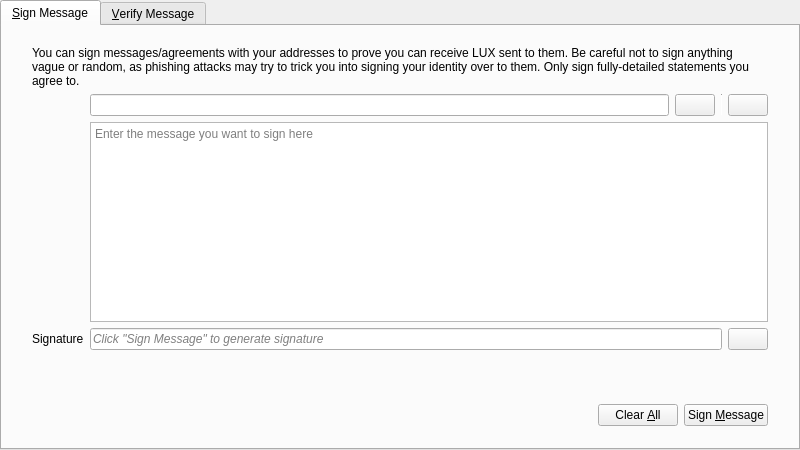
<?xml version="1.0" encoding="UTF-8"?>
<ui version="4.0">
 <class>SignVerifyMessageDialog</class>
 <widget class="QDialog" name="SignVerifyMessageDialog">
  <property name="geometry">
   <rect>
    <x>0</x>
    <y>0</y>
    <width>800</width>
    <height>450</height>
   </rect>
  </property>
  <property name="windowTitle">
   <string>Signatures - Sign / Verify a Message</string>
  </property>
  <property name="modal">
   <bool>true</bool>
  </property>
  <layout class="QVBoxLayout" name="verticalLayout">
   <property name="leftMargin">
    <number>0</number>
   </property>
   <property name="topMargin">
    <number>0</number>
   </property>
   <property name="rightMargin">
    <number>0</number>
   </property>
   <property name="bottomMargin">
    <number>0</number>
   </property>
   <item>
    <widget class="QTabWidget" name="tabWidget">
     <property name="currentIndex">
      <number>0</number>
     </property>
     <widget class="QWidget" name="tabSignMessage">
      <attribute name="title">
       <string>&amp;Sign Message</string>
      </attribute>
      <layout class="QVBoxLayout" name="verticalLayout_SM">
       <property name="leftMargin">
        <number>0</number>
       </property>
       <property name="topMargin">
        <number>0</number>
       </property>
       <property name="rightMargin">
        <number>0</number>
       </property>
       <property name="bottomMargin">
        <number>0</number>
       </property>
       <item>
        <layout class="QVBoxLayout" name="verticalLayout_3">
         <property name="leftMargin">
          <number>30</number>
         </property>
         <property name="topMargin">
          <number>20</number>
         </property>
         <property name="rightMargin">
          <number>30</number>
         </property>
         <property name="bottomMargin">
          <number>20</number>
         </property>
         <item>
          <layout class="QGridLayout" name="gridLayout">
           <item row="1" column="1">
            <layout class="QHBoxLayout" name="horizontalLayout_1_SM">
             <property name="spacing">
              <number>6</number>
             </property>
             <item>
              <widget class="QValidatedLineEdit" name="addressIn_SM">
               <property name="toolTip">
                <string>The LUX address to sign the message with</string>
               </property>
              </widget>
             </item>
             <item>
              <widget class="QtumPushButton" name="addressBookButton_SM">
               <property name="toolTip">
                <string>Choose previously used address</string>
               </property>
               <property name="text">
                <string/>
               </property>
               <property name="icon">
                <iconset resource="../bitcoin.qrc">
                 <normaloff>:/icons/address-book</normaloff>:/icons/address-book</iconset>
               </property>
               <property name="shortcut">
                <string>Alt+A</string>
               </property>
               <property name="autoDefault">
                <bool>false</bool>
               </property>
              </widget>
             </item>
             <item>
              <widget class="Line" name="vLine">
               <property name="maximumSize">
                <size>
                 <width>1</width>
                 <height>22</height>
                </size>
               </property>
               <property name="orientation">
                <enum>Qt::Vertical</enum>
               </property>
              </widget>
             </item>
             <item>
              <widget class="QtumPushButton" name="pasteButton_SM">
               <property name="toolTip">
                <string>Paste address from clipboard</string>
               </property>
               <property name="text">
                <string/>
               </property>
               <property name="icon">
                <iconset resource="../bitcoin.qrc">
                 <normaloff>:/icons/editpaste</normaloff>:/icons/editpaste</iconset>
               </property>
               <property name="shortcut">
                <string>Alt+P</string>
               </property>
               <property name="autoDefault">
                <bool>false</bool>
               </property>
              </widget>
             </item>
            </layout>
           </item>
           <item row="2" column="1">
            <widget class="QPlainTextEdit" name="messageIn_SM">
             <property name="toolTip">
              <string>Enter the message you want to sign here</string>
             </property>
             <property name="placeholderText">
              <string>Enter the message you want to sign here</string>
             </property>
            </widget>
           </item>
           <item row="3" column="1">
            <layout class="QHBoxLayout" name="horizontalLayout_2_SM">
             <property name="spacing">
              <number>6</number>
             </property>
             <item>
              <widget class="QLineEdit" name="signatureOut_SM">
               <property name="font">
                <font>
                 <italic>true</italic>
                </font>
               </property>
               <property name="readOnly">
                <bool>true</bool>
               </property>
               <property name="placeholderText">
                <string>Click &quot;Sign Message&quot; to generate signature</string>
               </property>
              </widget>
             </item>
             <item>
              <widget class="QtumPushButton" name="copySignatureButton_SM">
               <property name="toolTip">
                <string>Copy the current signature to the system clipboard</string>
               </property>
               <property name="text">
                <string/>
               </property>
               <property name="icon">
                <iconset resource="../bitcoin.qrc">
                 <normaloff>:/icons/editcopy</normaloff>:/icons/editcopy</iconset>
               </property>
               <property name="autoDefault">
                <bool>false</bool>
               </property>
              </widget>
             </item>
            </layout>
           </item>
           <item row="3" column="0">
            <widget class="QLabel" name="signatureLabel_SM">
             <property name="text">
              <string>Signature</string>
             </property>
             <property name="textFormat">
              <enum>Qt::PlainText</enum>
             </property>
            </widget>
           </item>
           <item row="0" column="0" colspan="2">
            <widget class="QLabel" name="infoLabel_SM">
             <property name="text">
              <string>You can sign messages/agreements with your addresses to prove you can receive LUX sent to them. Be careful not to sign anything vague or random, as phishing attacks may try to trick you into signing your identity over to them. Only sign fully-detailed statements you agree to.</string>
             </property>
             <property name="textFormat">
              <enum>Qt::PlainText</enum>
             </property>
             <property name="wordWrap">
              <bool>true</bool>
             </property>
            </widget>
           </item>
          </layout>
         </item>
        </layout>
       </item>
       <item>
        <widget class="QWidget" name="buttonsContainerWhite" native="true">
         <layout class="QHBoxLayout" name="horizontalLayout">
          <property name="leftMargin">
           <number>30</number>
          </property>
          <property name="topMargin">
           <number>15</number>
          </property>
          <property name="rightMargin">
           <number>30</number>
          </property>
          <item>
           <spacer name="horizontalSpacer_1_SM">
            <property name="orientation">
             <enum>Qt::Horizontal</enum>
            </property>
            <property name="sizeHint" stdset="0">
             <size>
              <width>40</width>
              <height>48</height>
             </size>
            </property>
           </spacer>
          </item>
          <item>
           <widget class="QLabel" name="statusLabel_SM">
            <property name="font">
             <font>
              <weight>75</weight>
              <bold>true</bold>
             </font>
            </property>
            <property name="text">
             <string/>
            </property>
            <property name="wordWrap">
             <bool>true</bool>
            </property>
           </widget>
          </item>
          <item>
           <spacer name="horizontalSpacer_2_SM">
            <property name="orientation">
             <enum>Qt::Horizontal</enum>
            </property>
            <property name="sizeHint" stdset="0">
             <size>
              <width>40</width>
              <height>48</height>
             </size>
            </property>
           </spacer>
          </item>
          <item>
           <widget class="QtumPushButton" name="clearButton_SM">
            <property name="toolTip">
             <string>Reset all sign message fields</string>
            </property>
            <property name="text">
             <string>Clear &amp;All</string>
            </property>
            <property name="icon">
             <iconset resource="../bitcoin.qrc">
              <normaloff>:/icons/remove</normaloff>:/icons/remove</iconset>
            </property>
            <property name="autoDefault">
             <bool>false</bool>
            </property>
           </widget>
          </item>
          <item>
           <widget class="QtumPushButton" name="signMessageButton_SM">
            <property name="toolTip">
             <string>Sign the message to prove you own this LUX address</string>
            </property>
            <property name="text">
             <string>Sign &amp;Message</string>
            </property>
            <property name="icon">
             <iconset resource="../bitcoin.qrc">
              <normaloff>:/icons/edit</normaloff>:/icons/edit</iconset>
            </property>
            <property name="autoDefault">
             <bool>false</bool>
            </property>
           </widget>
          </item>
         </layout>
        </widget>
       </item>
      </layout>
     </widget>
     <widget class="QWidget" name="tabVerifyMessage">
      <attribute name="title">
       <string>&amp;Verify Message</string>
      </attribute>
      <layout class="QVBoxLayout" name="verticalLayout_VM">
       <property name="leftMargin">
        <number>0</number>
       </property>
       <property name="topMargin">
        <number>0</number>
       </property>
       <property name="rightMargin">
        <number>0</number>
       </property>
       <property name="bottomMargin">
        <number>0</number>
       </property>
       <item>
        <layout class="QVBoxLayout" name="verticalLayout_2">
         <property name="leftMargin">
          <number>30</number>
         </property>
         <property name="topMargin">
          <number>20</number>
         </property>
         <property name="rightMargin">
          <number>30</number>
         </property>
         <property name="bottomMargin">
          <number>20</number>
         </property>
         <item>
          <widget class="QLabel" name="infoLabel_VM">
           <property name="text">
            <string>Enter the receiver's address, message (ensure you copy line breaks, spaces, tabs, etc. exactly) and signature below to verify the message. Be careful not to read more into the signature than what is in the signed message itself, to avoid being tricked by a man-in-the-middle attack. Note that this only proves the signing party receives with the address, it cannot prove sendership of any transaction!</string>
           </property>
           <property name="textFormat">
            <enum>Qt::PlainText</enum>
           </property>
           <property name="alignment">
            <set>Qt::AlignLeading|Qt::AlignLeft|Qt::AlignTop</set>
           </property>
           <property name="wordWrap">
            <bool>true</bool>
           </property>
          </widget>
         </item>
         <item>
          <layout class="QHBoxLayout" name="horizontalLayout_1_VM">
           <property name="spacing">
            <number>6</number>
           </property>
           <item>
            <widget class="QValidatedLineEdit" name="addressIn_VM">
             <property name="toolTip">
              <string>The Qtum address the message was signed with</string>
             </property>
            </widget>
           </item>
           <item>
            <widget class="QtumPushButton" name="addressBookButton_VM">
             <property name="toolTip">
              <string>Choose previously used address</string>
             </property>
             <property name="text">
              <string/>
             </property>
             <property name="icon">
              <iconset resource="../bitcoin.qrc">
               <normaloff>:/icons/address-book</normaloff>:/icons/address-book</iconset>
             </property>
             <property name="shortcut">
              <string>Alt+A</string>
             </property>
             <property name="autoDefault">
              <bool>false</bool>
             </property>
            </widget>
           </item>
          </layout>
         </item>
         <item>
          <widget class="QPlainTextEdit" name="messageIn_VM">
           <property name="toolTip">
            <string>The signed message to verify</string>
           </property>
           <property name="placeholderText">
            <string>The signed message to verify</string>
           </property>
          </widget>
         </item>
         <item>
          <widget class="QValidatedLineEdit" name="signatureIn_VM">
           <property name="toolTip">
            <string>The signature given when the message was signed</string>
           </property>
           <property name="placeholderText">
            <string>The signature given when the message was signed</string>
           </property>
          </widget>
         </item>
        </layout>
       </item>
       <item>
        <widget class="QWidget" name="buttonsContainerWhite_" native="true">
         <layout class="QHBoxLayout" name="horizontalLayout_2">
          <property name="leftMargin">
           <number>30</number>
          </property>
          <property name="topMargin">
           <number>15</number>
          </property>
          <property name="rightMargin">
           <number>30</number>
          </property>
          <item>
           <spacer name="horizontalSpacer_1_VM">
            <property name="orientation">
             <enum>Qt::Horizontal</enum>
            </property>
            <property name="sizeHint" stdset="0">
             <size>
              <width>40</width>
              <height>48</height>
             </size>
            </property>
           </spacer>
          </item>
          <item>
           <widget class="QLabel" name="statusLabel_VM">
            <property name="font">
             <font>
              <weight>75</weight>
              <bold>true</bold>
             </font>
            </property>
            <property name="text">
             <string/>
            </property>
            <property name="wordWrap">
             <bool>true</bool>
            </property>
           </widget>
          </item>
          <item>
           <spacer name="horizontalSpacer_2_VM">
            <property name="orientation">
             <enum>Qt::Horizontal</enum>
            </property>
            <property name="sizeHint" stdset="0">
             <size>
              <width>40</width>
              <height>48</height>
             </size>
            </property>
           </spacer>
          </item>
          <item>
           <widget class="QtumPushButton" name="clearButton_VM">
            <property name="toolTip">
             <string>Reset all verify message fields</string>
            </property>
            <property name="text">
             <string>Clear &amp;All</string>
            </property>
            <property name="icon">
             <iconset resource="../bitcoin.qrc">
              <normaloff>:/icons/remove</normaloff>:/icons/remove</iconset>
            </property>
            <property name="autoDefault">
             <bool>false</bool>
            </property>
           </widget>
          </item>
          <item>
           <widget class="QtumPushButton" name="verifyMessageButton_VM">
            <property name="toolTip">
             <string>Verify the message to ensure it was signed with the specified LUX address</string>
            </property>
            <property name="text">
             <string>Verify &amp;Message</string>
            </property>
            <property name="icon">
             <iconset resource="../bitcoin.qrc">
              <normaloff>:/icons/transaction_0</normaloff>:/icons/transaction_0</iconset>
            </property>
            <property name="autoDefault">
             <bool>false</bool>
            </property>
           </widget>
          </item>
         </layout>
        </widget>
       </item>
      </layout>
     </widget>
    </widget>
   </item>
  </layout>
 </widget>
 <customwidgets>
  <customwidget>
   <class>QValidatedLineEdit</class>
   <extends>QLineEdit</extends>
   <header>qt/qvalidatedlineedit.h</header>
  </customwidget>
  <customwidget>
   <class>QtumPushButton</class>
   <extends>QPushButton</extends>
   <header>qt/qtumpushbutton.h</header>
  </customwidget>
 </customwidgets>
 <resources>
  <include location="../bitcoin.qrc"/>
 </resources>
 <connections/>
</ui>
